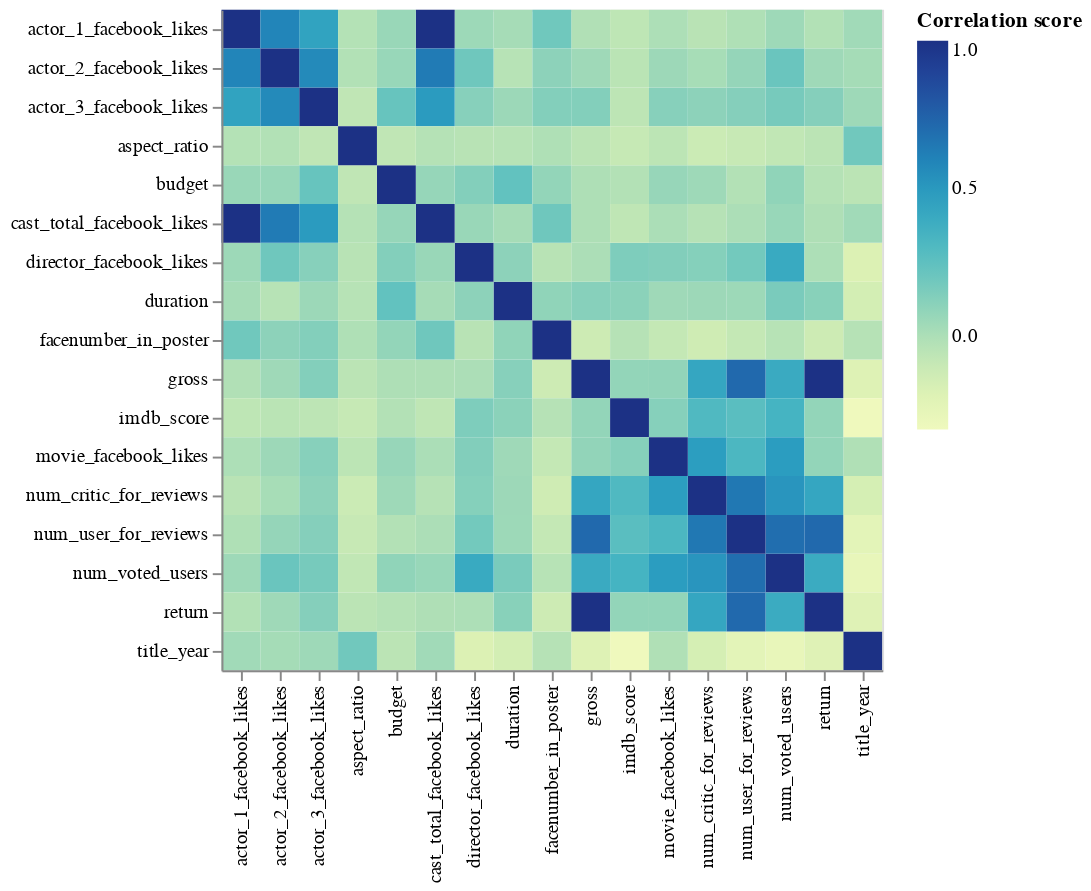

The notebook cell saved with this chart:
### Code cell
import altair as alt
base = alt.Chart(cor_data).encode(
    x=alt.X('variable2:O', title = ""),
    y=alt.Y('variable:O', title = "")
)

# Text layer with correlation labels
# Colors are for easier readability


# The correlation heatmap itself
cor_plot = base.mark_rect().encode(
    color=alt.Color('correlation:Q', title= "Correlation score")
)

cor_plot  # The '+' means overlaying the text and rect layer

### Figure 1 — Vega-Lite specification as saved in the notebook (floating-point values rounded to 4 significant figures; data arrays with more than 128 entries replaced by an {"elided": "..."} marker saying what was removed)
{"config": {"view": {"continuousWidth": 400, "continuousHeight": 300}}, "data": {"name": "data-f4419ba4073e384b09eae1339c3dbe6c"}, "mark": "rect", "encoding": {"color": {"field": "correlation", "title": "Correlation score", "type": "quantitative"}, "x": {"field": "variable2", "title": "", "type": "ordinal"}, "y": {"field": "variable", "title": "", "type": "ordinal"}}, "$schema": "https://vega.github.io/schema/vega-lite/v4.17.0.json", "datasets": {"data-f4419ba4073e384b09eae1339c3dbe6c": {"elided": "289 records"}}}
